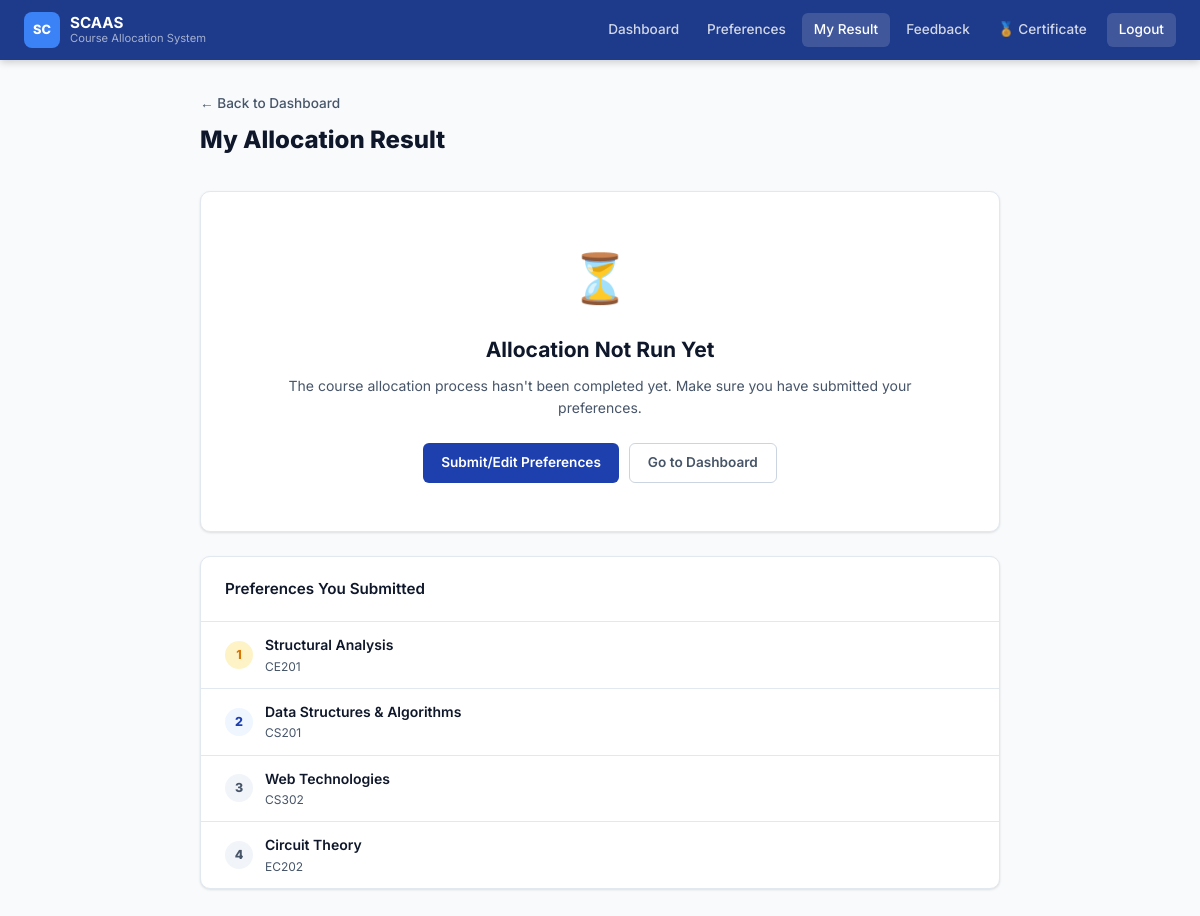
/my-allocation (signed in), run on the app's committed database.
### tables this page shows
CREATE TABLE preferences (
        id INTEGER PRIMARY KEY AUTOINCREMENT, student_id INTEGER NOT NULL,
        course_id INTEGER NOT NULL, priority_rank INTEGER NOT NULL,
        submitted_at TIMESTAMP DEFAULT CURRENT_TIMESTAMP,
        FOREIGN KEY(student_id) REFERENCES students(id) ON DELETE CASCADE,
        FOREIGN KEY(course_id) REFERENCES courses(course_id) ON DELETE CASCADE,
        UNIQUE(student_id, course_id));

CREATE TABLE courses (
        course_id INTEGER PRIMARY KEY AUTOINCREMENT, course_name TEXT NOT NULL,
        course_code TEXT UNIQUE NOT NULL, department TEXT NOT NULL,
        seat_capacity INTEGER NOT NULL, seats_remaining INTEGER NOT NULL,
        prerequisite TEXT DEFAULT 'None', day TEXT DEFAULT 'Monday',
        time_slot TEXT DEFAULT '09:00-10:30', venue TEXT DEFAULT 'TBD',
        description TEXT DEFAULT '', is_active INTEGER DEFAULT 1,
        created_at TIMESTAMP DEFAULT CURRENT_TIMESTAMP, start_date TEXT DEFAULT '', end_date TEXT DEFAULT '');

### app.py (the view)
@app.route('/my-allocation')
def my_allocation():
    if session.get('role') != 'student': return redirect(url_for('login'))
    conn = get_db()
    student = conn.execute('SELECT * FROM students WHERE id=?', (session['student_id'],)).fetchone()
    allocation = conn.execute('''SELECT a.*, c.course_name, c.course_code, c.department, c.day, c.time_slot, c.venue, c.description
        FROM allocations a JOIN courses c ON a.course_id=c.course_id WHERE a.student_id=?''', (session['student_id'],)).fetchone()
    prefs = conn.execute('''SELECT p.priority_rank, c.course_name, c.course_code
        FROM preferences p JOIN courses c ON p.course_id=c.course_id
        WHERE p.student_id=? ORDER BY p.priority_rank''', (session['student_id'],)).fetchall()
    conn.close()
    return render_template('my_allocation.html', student=student, allocation=allocation, preferences=prefs)

### app.py (called while the page is built)
def get_db():
    conn = sqlite3.connect(DB_PATH)
    conn.row_factory = sqlite3.Row
    conn.execute("PRAGMA foreign_keys = ON")
    return conn

### templates/my_allocation.html (shortened to what this page needs)
{% extends "base.html" %}
{% block content %}
<div class="container page-wrap" style="max-width:800px;">
  <div style="margin-bottom:2rem;">
    <a href="/dashboard" style="color:var(--text2);text-decoration:none;font-size:0.85rem;font-weight:500;">← Back to Dashboard</a>
    <h1 style="font-size:1.5rem;font-weight:800;margin-top:6px;">My Allocation Result</h1>
  </div>
  {% if allocation and allocation['allocation_status'] == 'Allocated' %}
  <div class="card" style="margin-bottom:1.5rem;overflow:hidden;">
    <div style="background:linear-gradient(135deg,var(--success),#34d399);padding:2rem;text-align:center;color:#fff;">
      <div style="font-size:2.5rem;margin-bottom:0.75rem;">🎉</div>
      <div style="font-size:0.85rem;font-weight:600;opacity:0.85;margin-bottom:0.5rem;">Course Allocated Successfully</div>
      <div style="font-size:1.75rem;font-weight:800;margin-bottom:4px;">{{ allocation['course_name'] }}</div>
      <div style="font-size:0.9rem;opacity:0.85;">{{ allocation['course_code'] }}</div>
    </div>
    <div class="card-body">
      <div style="display:grid;grid-template-columns:repeat(auto-fit,minmax(160px,1fr));gap:1rem;text-align:center;margin-bottom:1.5rem;">
        {% for label, value in [('Department', allocation['department']),('Day', allocation['day']),('Time Slot', allocation['time_slot'])] %}
        <div style="background:var(--bg2);border-radius:var(--radius-sm);padding:12px;">
          <div style="font-size:0.72rem;color:var(--text2);font-weight:700;text-transform:uppercase;letter-spacing:0.04em;margin-bottom:4px;">{{ label }}</div>
          <div style="font-size:0.95rem;font-weight:700;">{{ value }}</div>
        </div>
        {% endfor %}
      </div>
      {% if allocation['description'] %}
      <div class="alert alert-info" style="font-size:0.85rem;">
        📖 <strong>Course Description:</strong> {{ allocation['description'] }}
      </div>
      {% endif %}
    </div>
  </div>
  {% else %}
  <div class="card" style="margin-bottom:1.5rem;">
    <div class="card-body" style="text-align:center;padding:3rem;">
      <div style="font-size:3rem;margin-bottom:1rem;">⏳</div>
      <h2 style="font-weight:700;margin-bottom:0.5rem;">Allocation Not Run Yet</h2>
      <p style="color:var(--text2);font-size:0.875rem;margin-bottom:1.5rem;">The course allocation process hasn't been completed yet. Make sure you have submitted your preferences.</p>
      <div style="display:flex;gap:10px;justify-content:center;flex-wrap:wrap;">
        <a href="/preferences" class="btn btn-primary">Submit/Edit Preferences</a>
        <a href="/dashboard" class="btn btn-secondary">Go to Dashboard</a>
      </div>
    </div>
  </div>
  {% endif %}
  {% if preferences %}
  <div class="card">
    <div class="card-header"><h3>Preferences You Submitted</h3></div>
    <div class="card-body" style="padding:0;">
      {% for pref in preferences %}
      <div style="display:flex;align-items:center;gap:12px;padding:12px 1.5rem;{% if not loop.last %}border-bottom:1px solid var(--border);{% endif %}">
        <div style="width:28px;height:28px;border-radius:50%;display:flex;align-items:center;justify-content:center;font-size:0.78rem;font-weight:800;flex-shrink:0;
          {% if loop.index==1 %}background:#fef3c7;color:var(--warning);
          {% elif loop.index==2 %}background:#eff6ff;color:var(--primary);
          {% else %}background:var(--bg2);color:var(--text2);{% endif %}">{{ loop.index }}</div>
        <div style="flex:1;">
          <div style="font-size:0.875rem;font-weight:600;">{{ pref['course_name'] }}</div>
          <div style="font-size:0.75rem;color:var(--text2);">{{ pref['course_code'] }}</div>
        </div>
      </div>
      {% endfor %}
    </div>
  </div>
  {% endif %}
</div>
{% endblock %}

### templates/base.html (style rules this page uses)
:root { --primary: #1e40af; --primary-light: #3b82f6; --primary-dark: #1e3a8a; --secondary: #0891b2; --accent: #f59e0b; --success: #059669; --warning: #d97706; --danger: #dc2626; --bg: #f8fafc; --bg2: #f1f5f9; --bg3: #e2e8f0; --surface: #ffffff; --surface2: #f8fafc; --text: #0f172a; --text2: #475569; --text3: #94a3b8; --border: #e2e8f0; --border2: #cbd5e1; --shadow: 0 1px 3px rgba(0,0,0,0.08), 0 1px 2px rgba(0,0,0,0.04); --shadow-md: 0 4px 6px rgba(0,0,0,0.07), 0 2px 4px rgba(0,0,0,0.04); --shadow-lg: 0 10px 15px rgba(0,0,0,0.08), 0 4px 6px rgba(0,0,0,0.04); --radius: 10px; --radius-sm: 6px; --radius-lg: 14px; }
* { margin:0; padding:0; box-sizing:border-box; }
body { font-family:'Inter',sans-serif; background:var(--bg); color:var(--text); min-height:100vh; font-size:14px; line-height:1.6; }
.btn { display:inline-flex; align-items:center; gap:6px; padding:8px 18px; border-radius:var(--radius-sm); font-size:0.85rem; font-weight:600; cursor:pointer; border:none; transition:all 0.15s; text-decoration:none; font-family:'Inter',sans-serif; white-space:nowrap; }
.btn-primary { background:var(--primary); color:#fff; }
.btn-secondary { background:var(--surface); color:var(--text2); border:1px solid var(--border2); }
.container { max-width:1200px; margin:0 auto; padding:0 1.5rem; }
.page-wrap { padding:2rem 0 3rem; }
.card { background:var(--surface); border:1px solid var(--border); border-radius:var(--radius); box-shadow:var(--shadow); }
.card-body { padding:1.5rem; }
.card-header { padding:1.25rem 1.5rem; border-bottom:1px solid var(--border); display:flex; align-items:center; justify-content:space-between; }
.card-header h3 { font-size:0.95rem; font-weight:600; color:var(--text); }

### data on the page
preferences: course_name "Structural Analysis", course_code "CE201"
preferences: course_name "Data Structures & Algorithms", course_code "CS201"
preferences: course_name "Web Technologies", course_code "CS302"
preferences: course_name "Circuit Theory", course_code "EC202"
